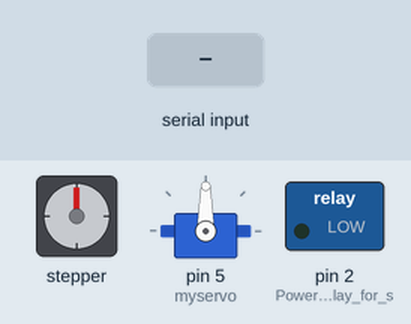
The sketch below on a simulated Arduino Nano, built with avr-gcc and run on an emulated ATmega328P. On the bench: stepper motor, servo, switched loads named in the sketch (green lamp = pin HIGH). Wiring (inferred from the names in the program): stepper motor driver (200 steps per turn assumed): step pin 9; direction pin 8. The inputs (shaded band) are chosen by the test bench. Pins used as bus, display or sensor lines are not drawn; what the sketch prints to the serial monitor is not drawn.

Above: at 1.2 s.
1.3 s: "a" received over Serial
At 3.1 s:
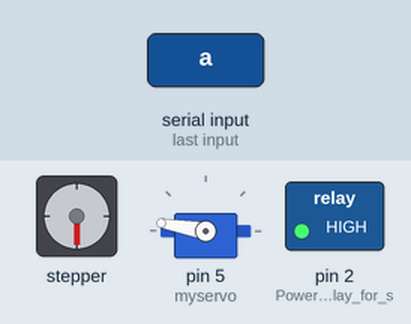
4.3 s: "b" received over Serial
At 5.8 s:
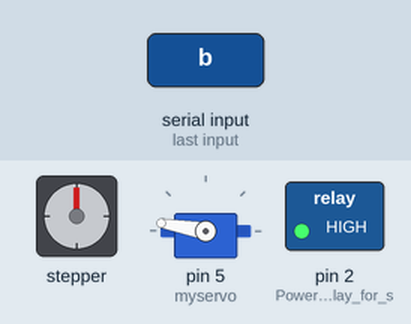
7.3 s: "d" received over Serial
At 7.53 s:
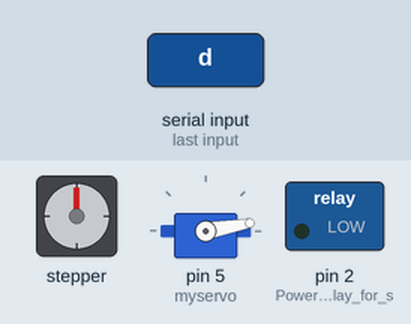
10.3 s: "c" received over Serial
At 11.88 s:
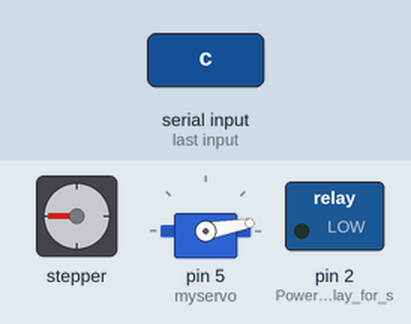
13.3 s: "e" received over Serial
At 14.62 s:
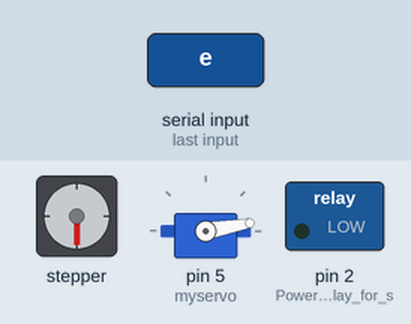
16.3 s: "f" received over Serial
Timing chart, 0 to 23.0 s (numbered marks = the images above; inputs shaded):
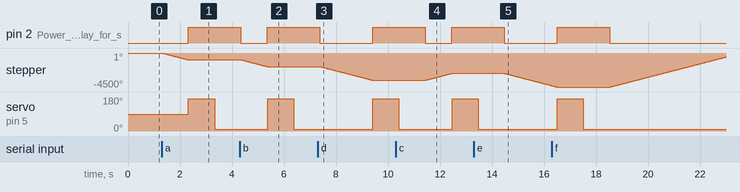

The sketch:

fungerende_motorkode1__1_.ino
```cpp
/*
 * kode til arduino nano for at stye bar robot 1
 * 1 stk servo til drink dispnser pistol
 * 1 stk stepper til bevægelse via easydriver
 * 1 relæ
 * 1 blæser
 *
*/

#include <Servo.h>
#define dir 8
#define stp 9
Servo myservo;  // create servo object to control a servo
int pos_poor = 170;    // variable to store the servo poor
int pos_sluk = 10;    // variable to store the servo sluk

int dist = 0;        //temporery val for caunting

int Distance = 0;  // Record the number of steps we've taken

int x;             //counting val

void setup() {

  pinMode(2, OUTPUT); //Power control relay for servo
  digitalWrite(2, LOW);

  myservo.attach(5);  // attaches the servo on pin 9 to the servo object

 pinMode(dir,OUTPUT);
 pinMode(stp,OUTPUT);


  // initialize serial communication:
  Serial.begin(9600);

}

void loop() {
  digitalWrite(2, LOW);
  // read the sensor:
  if (Serial.available() > 0) {
    int inByte = Serial.read();
    // do something different depending on the character received.
    // The switch statement expects single number values for each case; in this
    // example, though, you're using single quotes to tell the controller to get
    // the ASCII value for the character. For example 'a' = 97, 'b' = 98,
    // and so forth:

    switch (inByte) {

      //----------------------------------------------Case a **GIN** -----------------------------------------------------------------
       case 'a':
           Serial.print("Gin");

                     //----------------------------------------------Case a stepper move-----------------------------------------------------------------

                      for(x= dist; x<500; x++)  //Loop the forward stepping
                      {
                       digitalWrite(dir, LOW);
                        digitalWrite(stp,HIGH); //Trigger one step forward
                        delay(1);
                        digitalWrite(stp,LOW); //Pull step pin low so it can be triggered again
                        delay(1);

                       }

                     for(x= dist; x>500; x--)  //Loop the bagward stepping
                      {
                        digitalWrite(dir, HIGH);
                        digitalWrite(stp,HIGH); //Trigger one step bagward
                        delay(1);
                        digitalWrite(stp,LOW); //Pull step pin low so it can be triggered again
                        delay(1);

                       }
                       Distance = 500;
                       dist = Distance;
                       //Serial.print("Distance =>");
                       //Serial.println(Distance);
                        //Serial.println(dist);
                      //--------------------------------------------Case a servo bevægelse ----------------------------------------------------------------
                        digitalWrite(2, HIGH);
                        myservo.write(pos_poor);              // tell servo to go to position in variable 'pos'
                        delay(15);
                        delay(1000);
                        myservo.write(pos_sluk);              // tell servo to go to position in variable 'pos'
                        delay(15);
                        delay(1000);
                        digitalWrite(2, LOW);
                        Serial.print(" OK  ");
                        Serial.print("Distance =>");
                        Serial.println(Distance);

        break;

   //----------------------------------------------Case b-----------------------------------------------------------------
      case 'b':
        Serial.print("Vodka");

             //----------------------------------------------Case b stepper move-----------------------------------------------------------------

                      for(x= dist; x<1000; x++)  //Loop the forward stepping
                      {
                       digitalWrite(dir, LOW);
                        digitalWrite(stp,HIGH); //Trigger one step forward
                        delay(1);
                        digitalWrite(stp,LOW); //Pull step pin low so it can be triggered again
                        delay(1);

                       }

                     for(x= dist; x>1000; x--)  //Loop the bagward stepping
                      {
                      digitalWrite(dir, HIGH);
                        digitalWrite(stp,HIGH); //Trigger one step bagward
                        delay(1);
                        digitalWrite(stp,LOW); //Pull step pin low so it can be triggered again
                        delay(1);

                       }
                       Distance = 1000;
                       dist = Distance;
                       //Serial.println(Distance);
                        //Serial.println(dist);
                      //--------------------------------------------Case b servo bevægelse ----------------------------------------------------------------
                        digitalWrite(2, HIGH);
                        myservo.write(pos_poor);              // tell servo to go to position in variable 'pos'
                        delay(15);
                        delay(1000);
                        myservo.write(pos_sluk);              // tell servo to go to position in variable 'pos'
                        delay(15);
                        delay(1000);
                        digitalWrite(2, LOW);
                        Serial.print(" OK  ");
                        Serial.print("Distance =>");
                        Serial.println(Distance);
        break;

   //----------------------------------------------Case c-----------------------------------------------------------------
      case 'c':
        Serial.print("Rom");

              //----------------------------------------------Case c stepper move-----------------------------------------------------------------


                      for(x= dist; x<1500; x++)  //Loop the forward stepping
                      {
                        digitalWrite(dir, LOW);
                        digitalWrite(stp,HIGH); //Trigger one step forward
                        delay(1);
                        digitalWrite(stp,LOW); //Pull step pin low so it can be triggered again
                        delay(1);
                       }

                      for(x= dist; x>1500; x--)  //Loop the bagward stepping
                      {
                      digitalWrite(dir, HIGH);
                        digitalWrite(stp,HIGH); //Trigger one step bagward
                        delay(1);
                        digitalWrite(stp,LOW); //Pull step pin low so it can be triggered again
                        delay(1);

                       }

                       Distance = 1500;
                       dist = Distance;
                       //Serial.println(Distance);
                        //Serial.println(dist);
                      //--------------------------------------------Case c servo bevægelse ----------------------------------------------------------------
                        digitalWrite(2, HIGH);
                        myservo.write(pos_poor);              // tell servo to go to position in variable 'pos'
                        delay(15);
                        delay(1000);
                        myservo.write(pos_sluk);              // tell servo to go to position in variable 'pos'
                        delay(15);
                        delay(1000);
                        digitalWrite(2, LOW);
                        Serial.print(" OK  ");
                        Serial.print("Distance =>");
                        Serial.println(Distance);
        break;

   //----------------------------------------------Case d-----------------------------------------------------------------
      case 'd':
        Serial.print("Tonic");


              //----------------------------------------------Case d stepper move-----------------------------------------------------------------


                      for(x= dist; x<2000; x++)  //Loop the forward stepping
                      {
                        digitalWrite(dir, LOW);
                        digitalWrite(stp,HIGH); //Trigger one step forward
                        delay(1);
                        digitalWrite(stp,LOW); //Pull step pin low so it can be triggered again
                        delay(1);
                       }

                      for(x= dist; x>2000; x--)  //Loop the bagward stepping
                      {
                      digitalWrite(dir, HIGH);
                        digitalWrite(stp,HIGH); //Trigger one step bagward
                        delay(1);
                        digitalWrite(stp,LOW); //Pull step pin low so it can be triggered again
                        delay(1);

                       }

                       Distance = 2000;
                       dist = Distance;
                       //Serial.println(Distance);
                        //Serial.println(dist);
                      //--------------------------------------------Case d servo bevægelse ----------------------------------------------------------------
                        digitalWrite(2, HIGH);
                        myservo.write(pos_poor);              // tell servo to go to position in variable 'pos'
                        delay(15);
                        delay(1000);
                        myservo.write(pos_sluk);              // tell servo to go to position in variable 'pos'
                        delay(15);
                        delay(1000);
                        digitalWrite(2, LOW);
                        Serial.print(" OK  ");
                        Serial.print("Distance =>");
                        Serial.println(Distance);
        break;

   //----------------------------------------------Case e-----------------------------------------------------------------

      case 'e':
        Serial.print("Cola");


              //----------------------------------------------Case e stepper move-----------------------------------------------------------------


                      for(x= dist; x<2500; x++)  //Loop the forward stepping
                      {
                        digitalWrite(dir, LOW);
                        digitalWrite(stp,HIGH); //Trigger one step forward
                        delay(1);
                        digitalWrite(stp,LOW); //Pull step pin low so it can be triggered again
                        delay(1);
                       }

                      for(x= dist; x>2500; x--)  //Loop the bagward stepping
                      {
                      digitalWrite(dir, HIGH);
                        digitalWrite(stp,HIGH); //Trigger one step bagward
                        delay(1);
                        digitalWrite(stp,LOW); //Pull step pin low so it can be triggered again
                        delay(1);

                       }

                       Distance = 2500;
                       dist = Distance;
                       //Serial.println(Distance);
                        //Serial.println(dist);
                      //--------------------------------------------Case e servo bevægelse ----------------------------------------------------------------
                        digitalWrite(2, HIGH);
                        myservo.write(pos_poor);              // tell servo to go to position in variable 'pos'
                        delay(15);
                        delay(1000);
                        myservo.write(pos_sluk);              // tell servo to go to position in variable 'pos'
                        delay(15);
                        delay(1000);
                        digitalWrite(2, LOW);
                        Serial.print(" OK  ");
                        Serial.print("Distance =>");
                        Serial.println(Distance);
        break;

   //----------------------------------------------Case f-----------------------------------------------------------------
        case 'f':
        Serial.print("home");


              //----------------------------------------------Case f stepper move-----------------------------------------------------------------


                      for(x= dist; x<0; x++)  //Loop the forward stepping
                      {
                        digitalWrite(dir, LOW);
                        digitalWrite(stp,HIGH); //Trigger one step forward
                        delay(1);
                        digitalWrite(stp,LOW); //Pull step pin low so it can be triggered again
                        delay(1);
                       }

                      for(x= dist; x>0; x--)  //Loop the bagward stepping
                      {
                      digitalWrite(dir, HIGH);
                        digitalWrite(stp,HIGH); //Trigger one step bagward
                        delay(1);
                        digitalWrite(stp,LOW); //Pull step pin low so it can be triggered again
                        delay(1);

                       }

                       Distance = 0;
                       dist = Distance;
                       //Serial.println(Distance);
                        //Serial.println(dist);
                      //--------------------------------------------Case f servo bevægelse ----------------------------------------------------------------


                        Serial.print(" OK  ");
                        Serial.print("Distance =>");
                        Serial.println(Distance);
        break;


    }
  }
}
```

Measured:
- after the input at 1.3 s, pin 2 (Power_control_relay_for_s): LOW → HIGH after 1.0 s; stepper: turns 900° counter-clockwise in 1.0 s, starting at once; servo on pin 5 (myservo): 90° → 170° after 1.0 s, → 10° 1.0 s later
- after the input at 4.3 s, stepper: turns 900° counter-clockwise in 0.99 s, starting after 0.06 s; servo on pin 5 (myservo): 10° → 170° after 1.1 s, → 10° 1.0 s later
- after the input at 7.3 s, stepper: turns 1800° counter-clockwise in 2.0 s, starting after 0.10 s; servo on pin 5 (myservo): 10° → 170° after 2.1 s
- after the input at 10.3 s, stepper: turns 900° clockwise in 0.99 s, starting after 1.2 s
- after the input at 13.3 s, stepper: keeps turning counter-clockwise at about 900°/s, starting after 1.2 s
